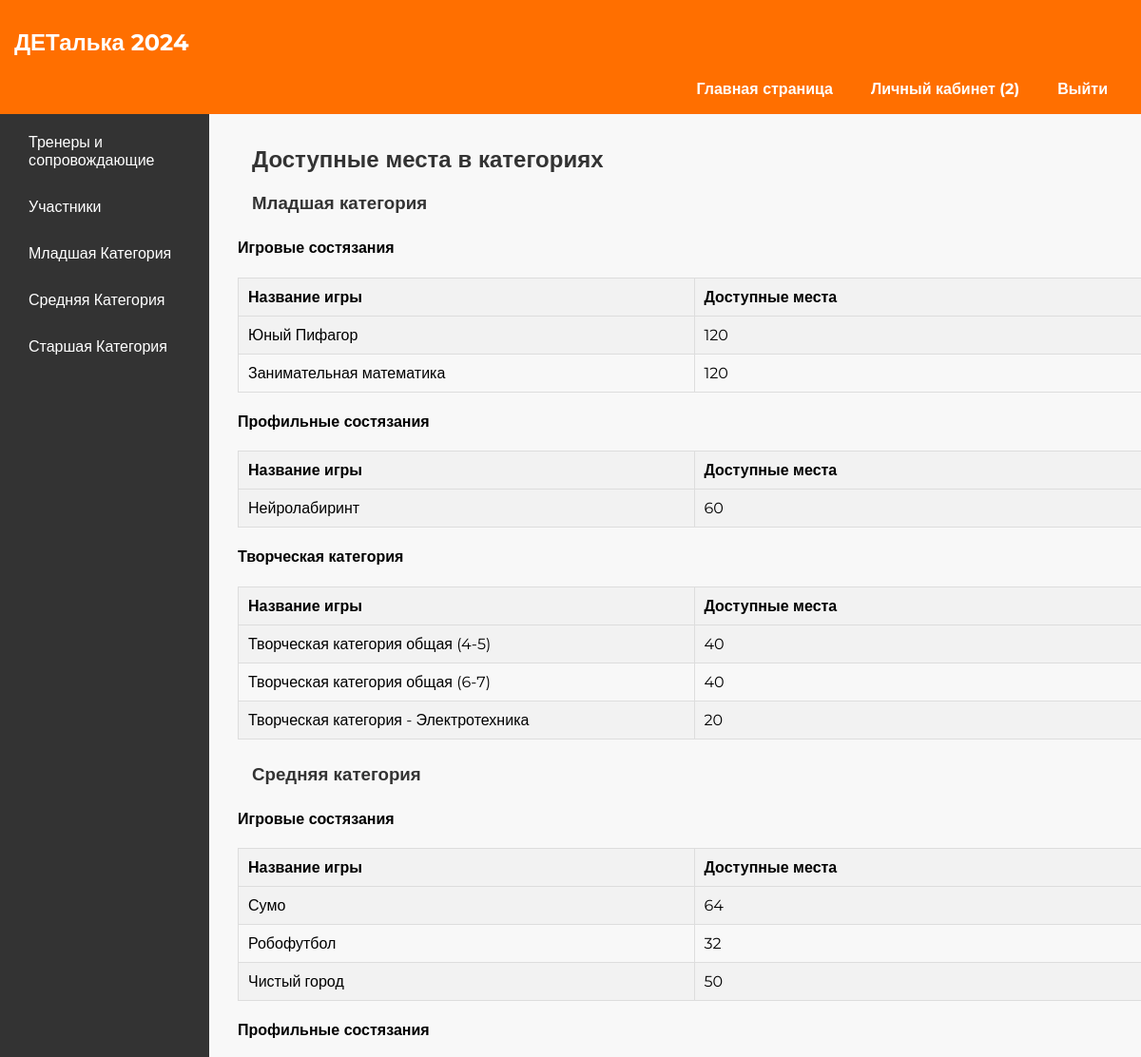
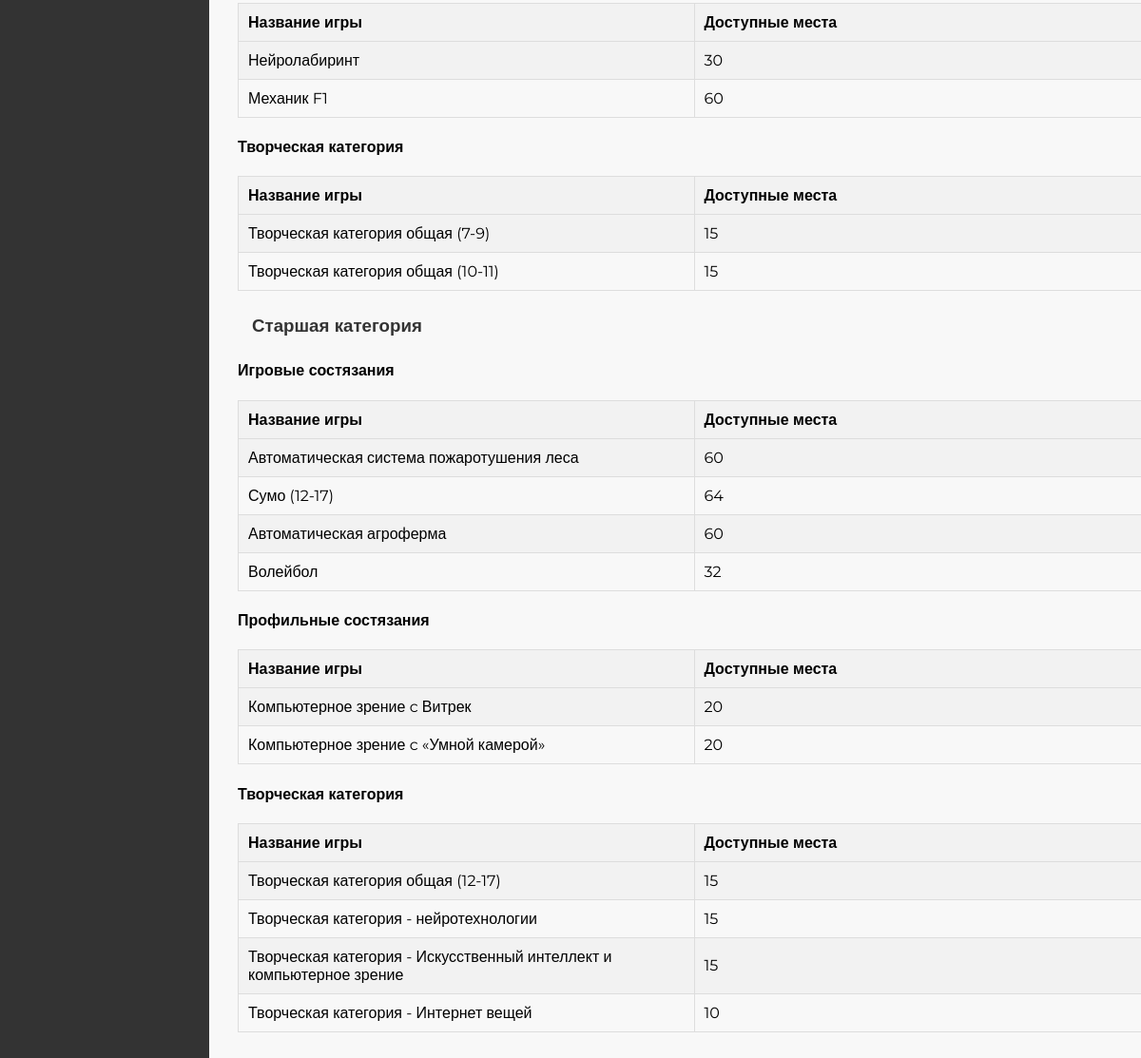
/dashboard/ (signed in), run on the app's committed database (2 pictures, top to bottom).
### accounts/models.py (models this page shows, shortened)
class Institution(AbstractUser):
    email = models.EmailField(unique=True)
    name = models.CharField(max_length=100)
    address = models.CharField(max_length=100)
    city = models.CharField(max_length=50)
    region = models.CharField(max_length=50, default="")
    country = models.CharField(max_length=50)
    postcode = models.CharField(max_length=100)
    groups = models.ManyToManyField(Group)
    USERNAME_FIELD = 'email'
    REQUIRED_FIELDS = ['name', 'address', 'city', 'region', 'country', 'postcode']
    objects = CustomUserManager()

class AgeCategory(models.Model):
    name = models.CharField(max_length=50)
    min_age = models.IntegerField()
    max_age = models.IntegerField()

class GameCategory(models.Model):
    name = models.CharField(max_length=50)
    age_category = models.ForeignKey(AgeCategory, on_delete=models.CASCADE)

class IndividualGame(models.Model):
    name = models.CharField(max_length=100)
    category = models.ForeignKey(GameCategory, on_delete=models.CASCADE)
    min_age = models.IntegerField(default=0)
    max_age = models.IntegerField(default=0)
    max_participants = models.PositiveIntegerField()
    current = models.PositiveIntegerField(default=0)
    available = models.PositiveIntegerField(default=0)

class TeamGame(models.Model):
    name = models.CharField(max_length=100)
    category = models.ForeignKey(GameCategory, on_delete=models.CASCADE)
    min_age = models.IntegerField(default=0)
    max_age = models.IntegerField(default=0)
    min_t_participants = models.PositiveIntegerField()
    max_t_participants = models.PositiveIntegerField()
    max_teams = models.PositiveIntegerField()
    current = models.PositiveIntegerField(default=0)
    available = models.PositiveIntegerField(default=0)

### accounts/views.py (the view)
# urls.py: path('dashboard/', views.dashboard, name='dashboard'),
def dashboard(request):
    age_categories = AgeCategory.objects.all()
    game_categories = GameCategory.objects.all()
    individual_games = IndividualGame.objects.all()
    team_games = TeamGame.objects.all()
    for game in individual_games:
        game.available = game.max_participants - game.current
        game.save()
    for game in team_games:
        game.available = game.max_teams - game.current
        game.save()
    context = {
        'age_categories': age_categories,
        'game_categories': game_categories,
        'ind_games': individual_games,
        'team_games': team_games,
    }
    return render(request, 'dashboard/dashboard.html', context)

### templates/dashboard/dashboard.html
<head>
    <link rel="stylesheet" type="text/css" href="/static/styles.css"/>
</head>
{% extends 'base.html' %}
{% block content %}
    <div class="dashboard-container">
        <div class="sidebar">
            <ul>
                <li><a href="{% url 'teachers' %}">Тренеры и сопровождающие</a></li>
                <li><a href="{% url 'students' %}">Участники</a></li>
                <li><a href="{% url 'categories' age_category_id=1 %}">Младшая Категория</a></li>
                <li><a href="{% url 'categories' age_category_id=1 %}">Средняя Категория</a></li>
                <li><a href="{% url 'categories' age_category_id=3 %}">Старшая Категория</a></li>
            </ul>
        </div>
        <div class="content" style="width: 80%">
            {% block embedded_page_content %}
                <h2>Доступные места в категориях</h2>
                {% for age_category in age_categories %}
                    <h3>{{ age_category.name }}</h3>
                    {% for game_category in age_category.gamecategory_set.all %}
                        <h4>{{ game_category.name }}</h4>
                        <table class="game-table">
                            <colgroup>
                                <col style="width: 50%;">
                                <col style="width: 50%;">
                            </colgroup>
                            <tr>
                                <th>Название игры</th>
                                <th>Доступные места</th>
                            </tr>
                            {% for game in game_category.individualgame_set.all %}
                                <tr>
                                    <td>{{ game.name }}</td>
                                    <td>{{ game.available|default:"Недоступно" }}</td>
                                </tr>
                            {% endfor %}
                            {% for game in game_category.teamgame_set.all %}
                                <tr>
                                    <td>{{ game.name }}</td>
                                    <td>{{ game.available|default:"Недоступно" }}</td>
                                </tr>
                            {% endfor %}
                        </table>
                    {% endfor %}
                {% endfor %}
                </div>
            {% endblock %}
    </div>
{% endblock %}

### templates/base.html (shortened to what this page needs)
<!DOCTYPE html>
<html lang="ru">
<head>
    <link rel="stylesheet" type="text/css" href="../static/styles.css"/>
    <link href="https://cdn.jsdelivr.net/npm/select2@4.0.13/dist/css/select2.min.css" rel="stylesheet"/>
</head>
<body>
<header>
    <nav class="navbar">
        <h1>ДЕТалька 2024</h1>
        <ul class="navbar-list">
            {% if user.is_authenticated %}
                <li class="navbar-item"><a href="{% url 'main' %}">Главная страница</a></li>
                <li class="navbar-item"><a href="{% url 'dashboard' %}">Личный кабинет ({{ user.username }})</a></li>
                <li class="navbar-item"><a href="{% url 'logout' %}">Выйти</a></li>
            {% endif %}
        </ul>
    </nav>
</header>
<main>
    {% block content %}
    {% endblock %}
</main>
</body>
</html>

### static/styles.css (style rules this page uses)
body, h1, h2, h3, p, ul, li { font-family: 'Montserrat', sans-serif; }
h1, h2, h3, p, ul, li { margin: 10px; padding: 5px; }
h2, h3 { color: #333; }
body { font-family: 'Montserrat', sans-serif; background-color: #f8f8f8; }
.navbar { background-color: #ff6f00; color: #fff; padding: 15px 0; position: fixed; top: 0; left: 0; width: 100%; height: 90px; }
.navbar-list { list-style: none; display: flex; justify-content: right; }
.navbar-item { margin: 0 15px; }
.navbar-item a { text-decoration: none; color: #fff; font-weight: bold; }
.content { left: 250px; background-color: #f8f8f8; position: fixed; margin-top: 130px; max-height: calc(100vh - 150px); overflow-y: auto; width: 85%; }
.dashboard-container { display: flex; }
.sidebar { position: fixed; left: 0; top: 120px; height: 100vh; width: 220px; background-color: #333; color: white; }
.sidebar ul { list-style: none; padding: 0; }
.sidebar li { padding: 10px; }
.sidebar a { text-decoration: none; color: #fff; }
.game-table { width: 100%; border-collapse: collapse; margin-bottom: 20px; }
.game-table th, .game-table td { border: 1px solid #ddd; padding: 10px; text-align: left; }
.game-table th { background-color: #f2f2f2; }
.game-table tr:nth-child(even) { background-color: #f2f2f2; }

### data on the page
Institution: username "2"
AgeCategory: name "Младшая категория"
GameCategory: name "Игровые состязания"
IndividualGame: name "Юный Пифагор", available "120"
IndividualGame: name "Занимательная математика", available "120"
GameCategory: name "Профильные состязания"
IndividualGame: name "Нейролабиринт", available "60"
GameCategory: name "Творческая категория"
TeamGame: name "Творческая категория общая (4-5)", available "40"
TeamGame: name "Творческая категория общая (6-7)", available "40"
TeamGame: name "Творческая категория - Электротехника", available "20"
AgeCategory: name "Средняя категория"
GameCategory: name "Игровые состязания"
IndividualGame: name "Сумо", available "64"
TeamGame: name "Робофутбол", available "32"
TeamGame: name "Чистый город", available "50"
GameCategory: name "Профильные состязания"
IndividualGame: name "Нейролабиринт", available "30"
IndividualGame: name "Механик F1", available "60"
GameCategory: name "Творческая категория"
TeamGame: name "Творческая категория общая (7-9)", available "15"
TeamGame: name "Творческая категория общая (10-11)", available "15"
AgeCategory: name "Старшая категория"
GameCategory: name "Игровые состязания"
IndividualGame: name "Автоматическая система пожаротушения леса", available "60"
IndividualGame: name "Сумо (12-17)", available "64"
IndividualGame: name "Автоматическая агроферма", available "60"
TeamGame: name "Волейбол", available "32"
GameCategory: name "Профильные состязания"
IndividualGame: name "Компьютерное зрение c Витрек", available "20"
IndividualGame: name "Компьютерное зрение c «Умной камерой»", available "20"
GameCategory: name "Творческая категория"
TeamGame: name "Творческая категория общая (12-17)", available "15"
TeamGame: name "Творческая категория - нейротехнологии", available "15"
TeamGame: name "Творческая категория - Искусственный интеллект и компьютерное зрение", available "15"
TeamGame: name "Творческая категория - Интернет вещей", available "10"
